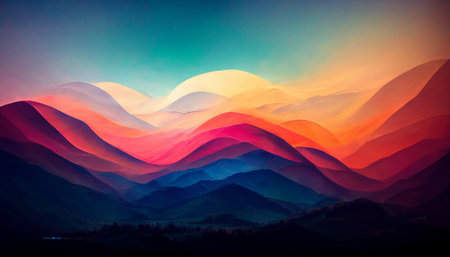
#> input picture day1/ex05/landscape.jpg, 450 x 257 px
$ python main105.py
#> lines starting #> are read from the running program, lines starting #| are printed output that depends on the picture
### day1/ex05/load_image.py
import sys
from PIL import Image
import numpy as np


def ft_load(path: str) -> np.ndarray | None:
    """Load an image from a file into a numpy array."""
#> called with path = 'landscape.jpg'
    try:
        img = Image.open(path)
#> img is the input picture: PIL image 450x257 RGB; mean R, G, B 98.7, 79.1, 89.1
        print("Image format:", img.format)
#| Image format: JPEG
        img_array = np.array(img)
        print("The shape of image is:", img_array.shape)
#| The shape of image is: (257, 450, 3)
        return img_array
    except FileNotFoundError:
        print("Error: The file does not exist.", file=sys.stderr)
        return None
    except IOError:
        print("Error: The image file could not be read.", file=sys.stderr)
        return None

### day1/ex05/pimp_image.py
import numpy as np


def ft_invert(img: np.ndarray) -> np.ndarray:
    """Inverts the color of the image received."""
    return 255 - img
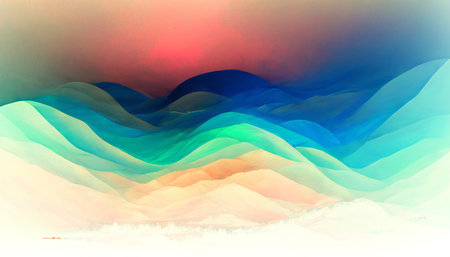
#> returned value: shape (257, 450, 3); mean of channels 0, 1, 2 156.3, 175.9, 165.9; drawn as R, G, B


def ft_red(img: np.ndarray) -> np.ndarray:
    """Select the red channel of an image."""
    return img * [1, 0, 0]
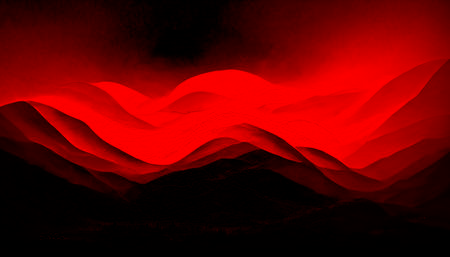
#> returned value: shape (257, 450, 3) int64; mean of channels 0, 1, 2 98.7, 0, 0; drawn as R, G, B


def ft_green(img: np.ndarray) -> np.ndarray:
    """Select the green channel of an image."""
    return img - ft_red(img) - ft_blue(img)


def ft_blue(img: np.ndarray) -> np.ndarray:
    """Select the blue channel of an image."""
    blue = img.copy()
    blue[:, :, :2] = 0
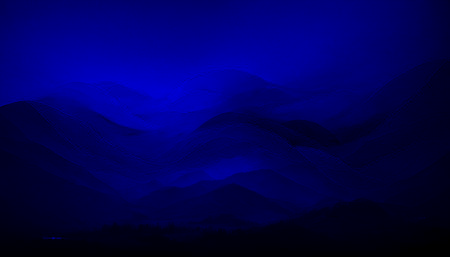
#> blue: shape (257, 450, 3); mean R, G, B 0, 0, 89.1
#> in ft_green, `return img - ft_red(img) - ft_blue(img)`:
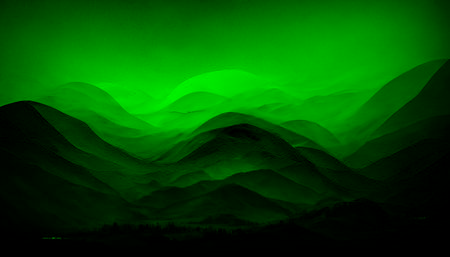
#> returned value: shape (257, 450, 3) int64; mean of channels 0, 1, 2 0, 79.1, 0; drawn as R, G, B
    return blue


def ft_grey(img: np.ndarray) -> np.ndarray:
    """Return the image in greyscale."""
    grey = np.dot(img[:, :, :3], [0.299, 0.587, 0.114])
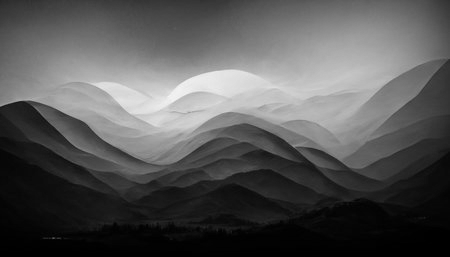
#> grey: shape (257, 450) float64; min 0, max 245.2, mean 86.1
    return np.stack([grey, grey, grey], axis=-1).astype(np.uint8)

### day1/ex05/main105.py
import sys
import matplotlib.pyplot as plt
from load_image import ft_load
from pimp_image import ft_invert, ft_red, ft_green, ft_blue, ft_grey


def main():
    """Display the same image in 6 different filters."""
    img_array = ft_load("landscape.jpg")
    if img_array is None:
        sys.exit(1)

    fig, axs = plt.subplots(3, 2, figsize=(9, 6))

    axs[0, 0].imshow(img_array)
    axs[0, 0].set_title("Original")
    axs[0, 1].imshow(ft_invert(img_array))
    axs[0, 1].set_title("Invert")
    axs[1, 0].imshow(ft_red(img_array))
    axs[1, 0].set_title("Red")
    axs[1, 1].imshow(ft_green(img_array))
    axs[1, 1].set_title("Green")
    axs[2, 0].imshow(ft_blue(img_array))
    axs[2, 0].set_title("Blue")
    axs[2, 1].imshow(ft_grey(img_array))
    axs[2, 1].set_title("Grey")

    for ax in axs.flat:
        ax.axis("off")

    plt.tight_layout()
    plt.show()
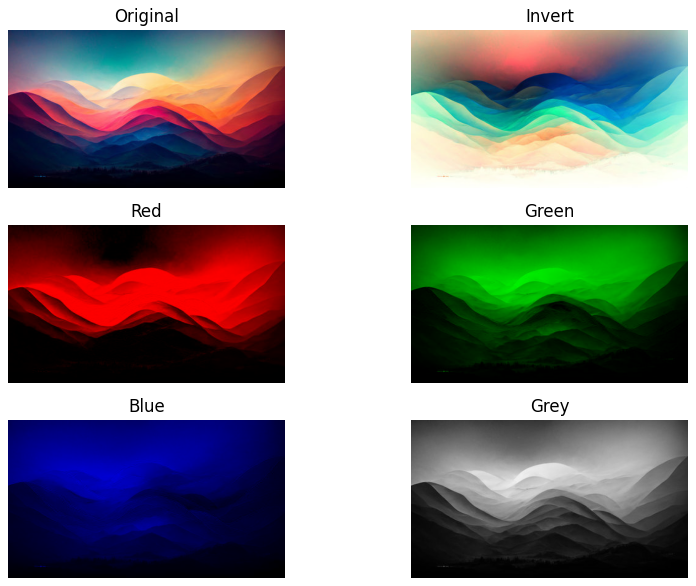
#> figure drawn by matplotlib, 6 panels


if __name__ == "__main__":
    main()
